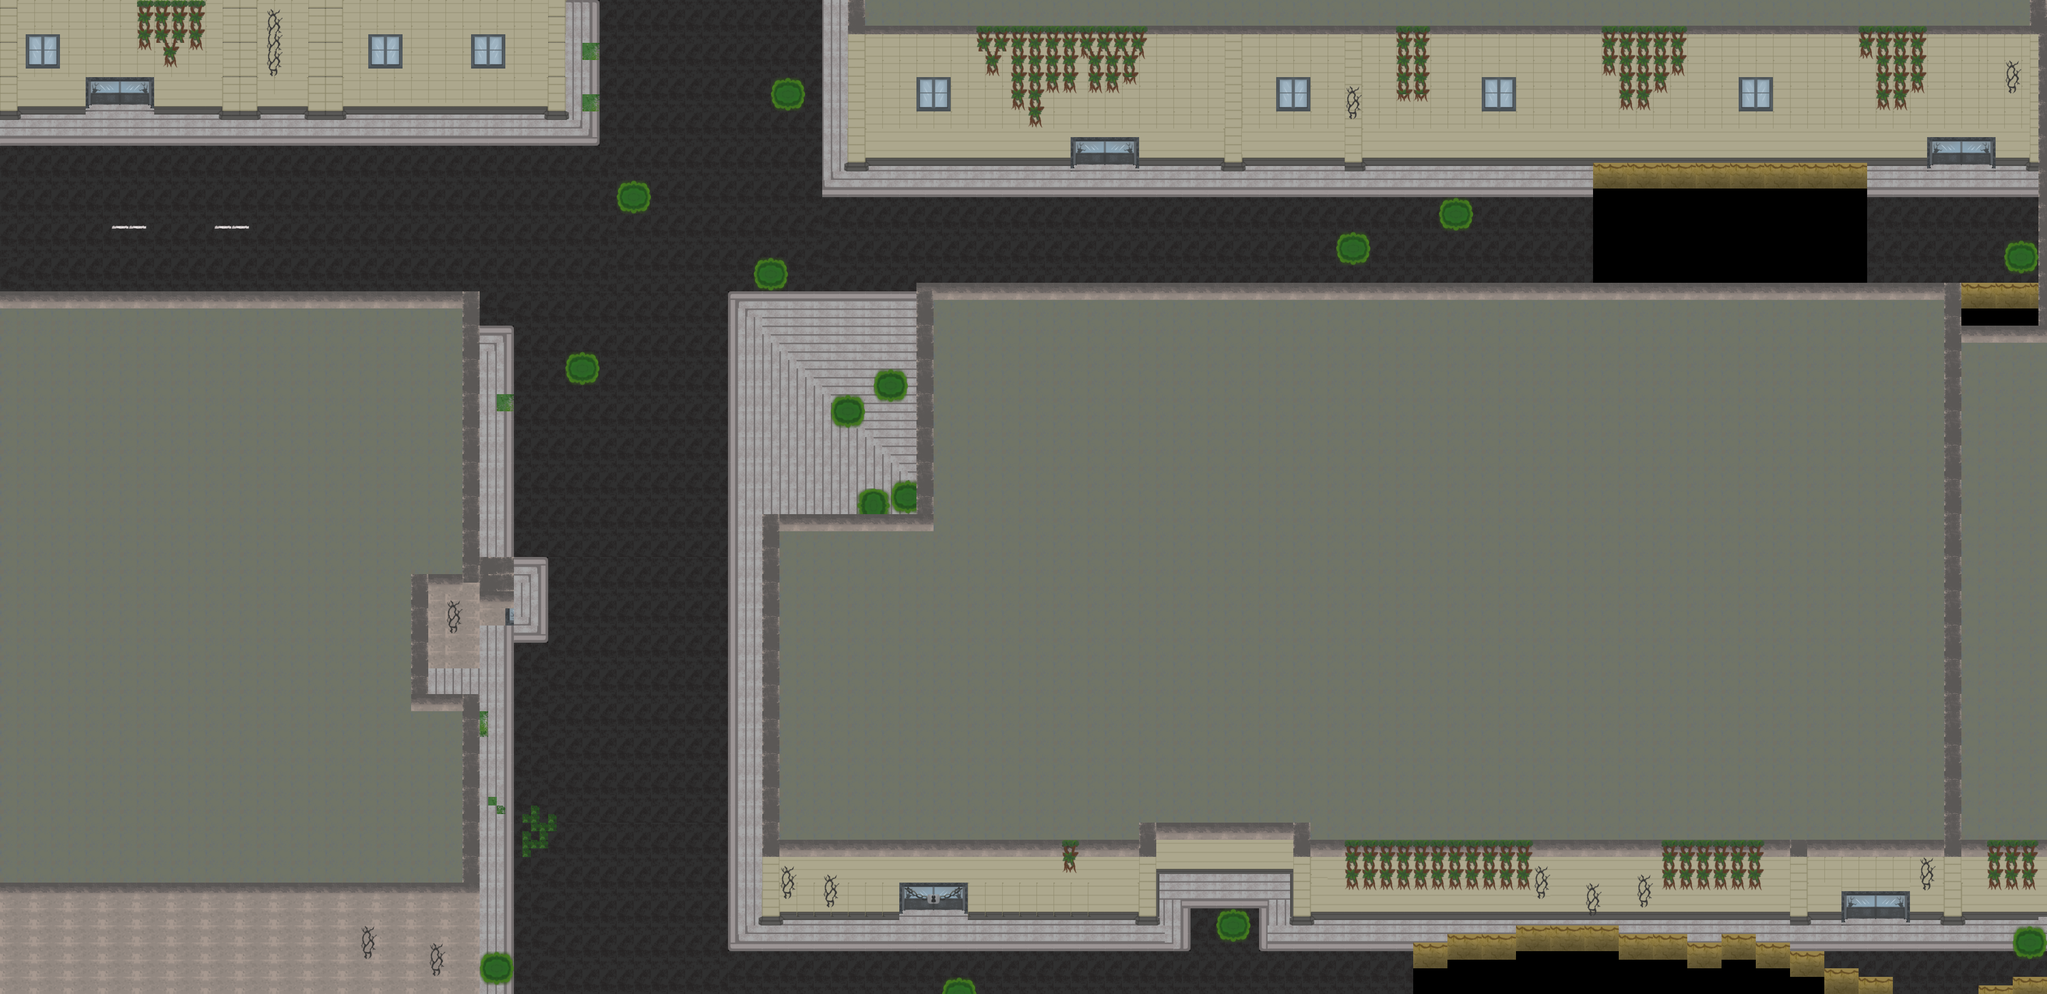

Below is a game level as drawn by its tile map, then a one-line description and the .tmx that defines it (tile-layer data replaced by summaries):
An orthogonal 239x116 tile map with 16x16 px tiles, 4 tile layers (sol, chargement, mur, deco) and 7 objects.

<map version="1.4" tiledversion="1.4.3" orientation="orthogonal" renderorder="right-down" width="239" height="116" tilewidth="16" tileheight="16" infinite="0" nextlayerid="11" nextobjectid="9">
 <editorsettings>
  <export target="ville.json" format="json" />
 </editorsettings>
 <tileset firstgid="1" name="carte_teste" tilewidth="16" tileheight="16" tilecount="200" columns="25">
  <image source="carte_teste.png" width="400" height="128" />
 </tileset>
 <layer id="1" name="sol" width="239" height="116">
  <data>[27724 cells, 18533 non-empty, 54 distinct tile ids]</data>
 </layer>
 <layer id="2" name="chargement" width="239" height="116">
  <data>[27724 cells, 202 non-empty, 35 distinct tile ids]</data>
 </layer>
 <layer id="3" name="mur" width="239" height="116">
  <data>[27724 cells, 9087 non-empty, 62 distinct tile ids]</data>
 </layer>
 <layer id="8" name="deco" width="239" height="116">
  <data>[27724 cells, 2417 non-empty, 83 distinct tile ids]</data>
 </layer>
 <objectgroup id="9" name="cadavre">
  <object id="8" x="1694" y="794">
   <point />
  </object>
 </objectgroup>
 <objectgroup id="10" name="cadavre2">
  <object id="2" x="3714.67" y="468.667">
   <point />
  </object>
 </objectgroup>
 <objectgroup id="4" name="enemie">
  <object id="4" x="2428" y="1764">
   <point />
  </object>
  <object id="5" x="1092" y="1352">
   <point />
  </object>
  <object id="6" x="1766" y="414">
   <point />
  </object>
 </objectgroup>
 <objectgroup id="5" name="coffre">
  <object id="3" x="3590" y="396">
   <point />
  </object>
  <object id="7" x="1520" y="740">
   <point />
  </object>
 </objectgroup>
 <objectgroup id="6" name="breche" />
 <objectgroup id="7" name="clef" />
</map>
